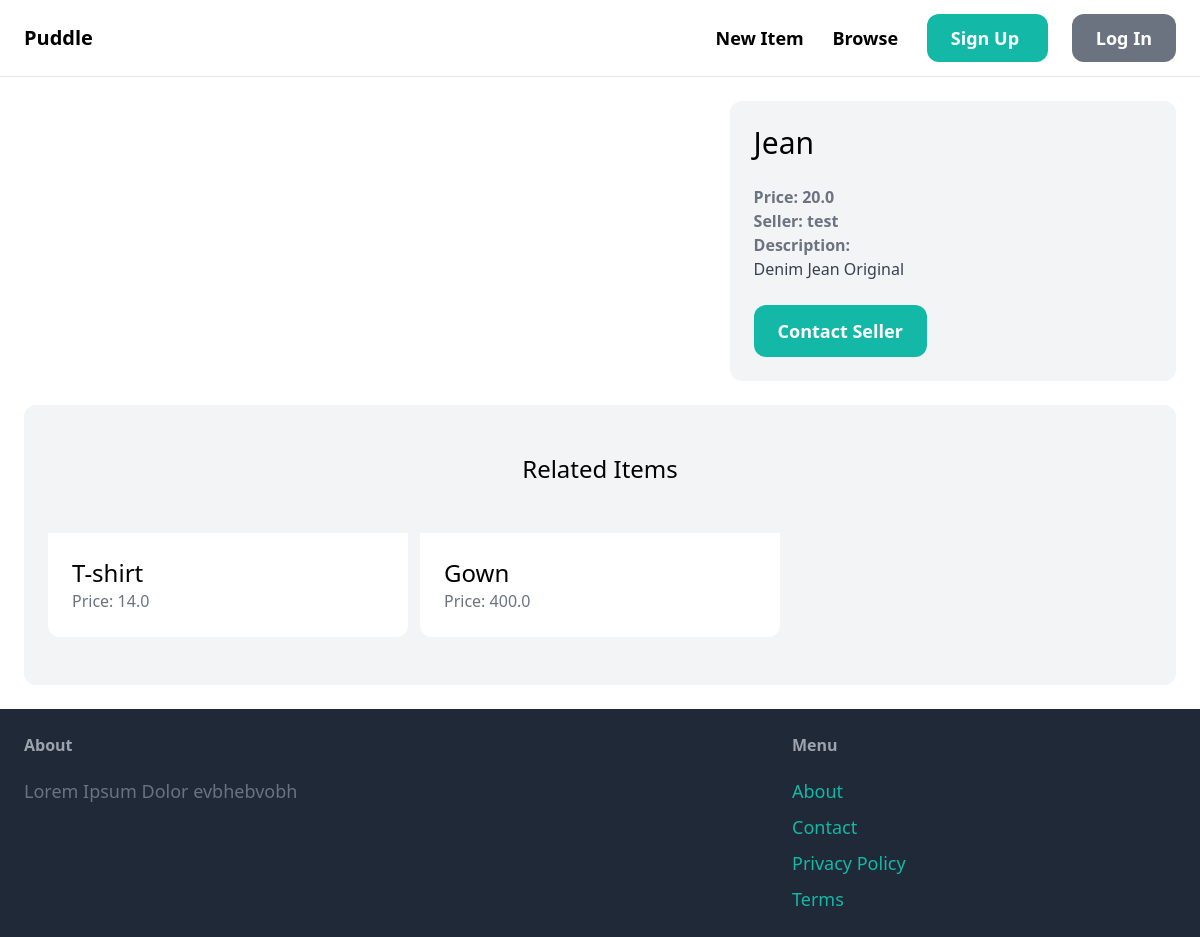
Page /items/4/ on the committed database.
### item/models.py (models this page shows, shortened)
class Item(models.Model):
	category = models.ForeignKey(Category, related_name='items', on_delete=models.CASCADE)
	name = models.CharField(max_length=255)
	description = models.TextField(blank=True, null=True)
	price = models.FloatField()
	image = models.ImageField(upload_to='item_images', blank=True, null=True)
	is_sold = models.BooleanField(default=False)
	created_by = models.ForeignKey(User, related_name='items', on_delete=models.CASCADE)
	created_at = models.DateTimeField(auto_now_add=True)

### item/views.py (the view)
# urls.py: path('<str:pk>/', views.detail, name='detail'),
def detail(request, pk):
	items = get_object_or_404(Item, pk=pk)
	related_items = Item.objects.filter(category=items.category, is_sold=False).exclude(pk=pk)[0:3]
	context = {
		'item': items,
		'related_items': related_items,
	}
	return render(request, 'item/detail.html', context)

### item/templates/item/detail.html (shortened to what this page needs)
{% extends 'core/base.html' %}
{% block content %}
    <div class="grid grid-cols-5 gap-6">
        <div class="col-span-3">
        </div>
        <div class="col-span-2 p-6 bg-gray-100 rounded-xl">
            <h1 class="mb-6 text-3xl">{{ item.name }}</h1>
            <p class="text-gray-500"><strong>Price: {{ item.price }}</strong></p>
            <p class="text-gray-500"><strong>Seller: {{ item.created_by.username }}</strong></p>
            {% if item.description %}
                <p class="text-gray-700">
                    <strong class="text-gray-500"> Description: </strong><br>
                    {{ item.description }}
                </p>
            {% endif %}
            <a href="#" class="inline-block mt-6 px-6 py-3 text-lg font-semibold bg-teal-500 text-white rounded-xl hover:bf-teal-700"> Contact Seller</a>
        </div>
    </div>
        <div class="mt-6 px-6 py-12 bg-gray-100 rounded-xl">
                <h2 class="mb-12 text-2xl text-center">
                        Related Items
                </h2>
                <div class="grid grid-cols-3 gap-3">
                        {% for item in related_items %}
                                <div>
                                        <a href="{% url 'detail' item.id %}">
                                                <div class="p-6 bg-white rounded-b-xl">
                                                        <h2 class="text-2xl">{{ item.name }}</h2>
                                                        <p class="text-gray-500">Price: {{ item.price }}</p>
                                                </div>
                                        </a>
                                </div>
                        {% endfor %}
                </div>
        </div>
{% endblock content %}

### rows in the picture
Item: name "Jean", price "20.0", created_by.username "test", description "Denim Jean Original"
Item: name "T-shirt", price "14.0"
Item: name "Gown", price "400.0"
